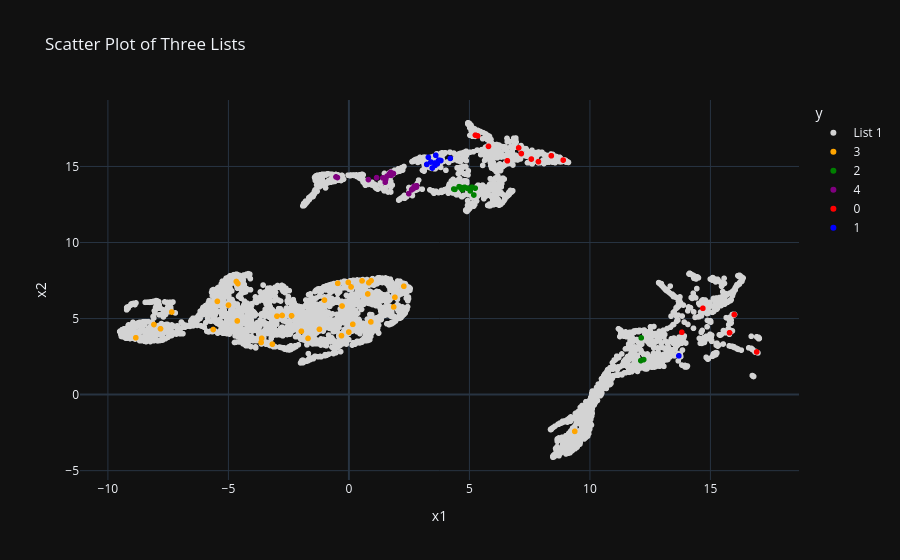

The notebook cell saved with this chart:
### Code cell
X = np.concatenate([X_unlabeled_umap, X_labeled_pre_umap])
# print(X.shape)
y = np.concatenate([y_unlabeled, y_labeled_pre])
# print(y.shape)
list_label = ['List 1'] * len(X_unlabeled_umap) + [str(i) for i in y_labeled_pre]
index_label = [i for i in range(len(X_unlabeled_umap))] + [i for i in range(len(X_labeled_pre_umap))] 


# 创建 DataFrame
df = pd.DataFrame({
    'x1': X[:,0],
    'x2': X[:,1],
    'y': list_label,
    'index_label': index_label
})

# 创建散点图
fig = px.scatter(
    df,
    x='x1',
    y='x2',
    color='y',  # 根据 x 列的值给点上色
    color_discrete_map=label_colors2,
    hover_name='index_label',  # 鼠标悬停时显示标签
    title='Scatter Plot of Three Lists'
)

# 显示图形
fig.show()

### Figure 1 — Plotly figure (JSON) as saved in the notebook; plotly's stock layout.template omitted (floating-point values rounded to 4 significant figures; data arrays with more than 128 entries replaced by an {"elided": "..."} marker saying what was removed)
{"data": [{"hovertemplate": "<b>%{hovertext}</b><br><br>y=List 1<br>x1=%{x}<br>x2=%{y}<extra></extra>", "hovertext": {"elided": "5773 float values"}, "legendgroup": "List 1", "marker": {"color": "lightgray", "symbol": "circle"}, "mode": "markers", "name": "List 1", "showlegend": true, "x": {"elided": "5773 float values"}, "xaxis": "x", "y": {"elided": "5773 float values"}, "yaxis": "y", "type": "scattergl"}, {"hovertemplate": "<b>%{hovertext}</b><br><br>y=3<br>x1=%{x}<br>x2=%{y}<extra></extra>", "hovertext": [0.0, 2.0, 5.0, 6.0, 8.0, 10.0, 11.0, 13.0, 14.0, 17.0, 18.0, 19.0, 21.0, 22.0, 23.0, 24.0, 25.0, 27.0, 28.0, 30.0, 32.0, 33.0, 37.0, 39.0, 40.0, 45.0, 46.0, 47.0, 48.0, 51.0, 53.0, 54.0, 55.0, 60.0, 65.0, 85.0], "legendgroup": "3", "marker": {"color": "orange", "symbol": "circle"}, "mode": "markers", "name": "3", "showlegend": true, "x": [-2.771, -1.696, -4.606, -4.67, 0.1607, -1.016, -1.223, -5.63, 0.9113, 0.7833, -1.973, -0.2849, -0.005323, -8.09, -8.842, -4.632, -0.463, 1.858, -3.62, -7.352, -4.996, -3.643, -5.457, -2.38, -3.176, -7.817, 0.8271, 0.9174, -2.986, -0.02443, -0.3081, 9.371, 0.5442, 1.909, 0.08819, 2.279], "xaxis": "x", "y": [5.203, 3.697, 7.3, 7.437, 4.622, 6.214, 4.291, 4.282, 4.781, 6.617, 4.167, 5.827, 4.112, 4.608, 3.739, 4.845, 7.316, 5.765, 3.7, 5.431, 5.887, 3.428, 6.13, 5.188, 3.318, 4.33, 7.358, 7.493, 5.159, 7.38, 3.878, -2.417, 7.479, 6.397, 7.079, 7.124], "yaxis": "y", "type": "scattergl"}, {"hovertemplate": "<b>%{hovertext}</b><br><br>y=2<br>x1=%{x}<br>x2=%{y}<extra></extra>", "hovertext": [1.0, 16.0, 29.0, 31.0, 42.0, 56.0, 57.0, 64.0, 72.0, 75.0, 78.0, 79.0, 91.0, 100.0, 104.0, 115.0], "legendgroup": "2", "marker": {"color": "green", "symbol": "circle"}, "mode": "markers", "name": "2", "showlegend": true, "x": [5.104, 4.798, 5.185, 5.034, 12.13, 12.23, 12.11, 4.895, 4.352, 4.66, 4.703, 4.807, 4.398, 4.572, 4.663, 5.24], "xaxis": "x", "y": [13.64, 13.63, 13.13, 13.39, 3.732, 2.302, 2.235, 13.58, 13.52, 13.56, 13.48, 13.62, 13.49, 13.67, 13.62, 13.57], "yaxis": "y", "type": "scattergl"}, {"hovertemplate": "<b>%{hovertext}</b><br><br>y=4<br>x1=%{x}<br>x2=%{y}<extra></extra>", "hovertext": [3.0, 4.0, 7.0, 15.0, 49.0, 58.0, 59.0, 61.0, 62.0, 66.0, 69.0, 70.0, 71.0, 73.0, 76.0, 77.0, 80.0, 86.0, 88.0, 92.0, 94.0, 95.0, 96.0, 97.0, 98.0, 99.0, 102.0, 103.0, 105.0, 107.0, 108.0, 109.0, 110.0, 111.0, 112.0, 114.0, 116.0, 117.0], "legendgroup": "4", "marker": {"color": "purple", "symbol": "circle"}, "mode": "markers", "name": "4", "showlegend": true, "x": [-0.4769, 2.483, 1.506, -0.5352, 1.732, 1.525, 2.749, 1.406, 1.754, 2.753, 2.719, 1.703, 1.66, 2.603, 1.149, 0.8094, 1.847, 1.841, 2.726, 1.577, 2.762, 2.776, 2.801, 2.729, 2.753, 2.773, 2.749, 2.766, 2.712, 2.816, 2.706, 1.678, 2.751, 2.671, 2.715, 2.665, 2.768, 2.623], "xaxis": "x", "y": [14.27, 13.21, 13.97, 14.31, 14.62, 14.16, 13.68, 14.25, 14.41, 13.62, 13.68, 14.44, 14.45, 13.47, 14.27, 14.14, 14.54, 14.52, 13.64, 14.36, 13.65, 13.69, 13.64, 13.63, 13.67, 13.72, 13.66, 13.68, 13.7, 13.73, 13.65, 14.51, 13.69, 13.55, 13.71, 13.53, 13.67, 13.52], "yaxis": "y", "type": "scattergl"}, {"hovertemplate": "<b>%{hovertext}</b><br><br>y=0<br>x1=%{x}<br>x2=%{y}<extra></extra>", "hovertext": [9.0, 12.0, 20.0, 26.0, 34.0, 35.0, 36.0, 38.0, 41.0, 44.0, 52.0, 63.0, 68.0, 81.0, 83.0], "legendgroup": "0", "marker": {"color": "red", "symbol": "circle"}, "mode": "markers", "name": "0", "showlegend": true, "x": [16.92, 7.043, 15.99, 7.57, 6.575, 7.865, 8.398, 14.69, 7.156, 15.79, 8.891, 5.791, 13.81, 5.249, 5.342], "xaxis": "x", "y": [2.803, 16.22, 5.263, 15.49, 15.38, 15.32, 15.71, 5.675, 15.85, 4.069, 15.42, 16.32, 4.099, 17.06, 17.01], "yaxis": "y", "type": "scattergl"}, {"hovertemplate": "<b>%{hovertext}</b><br><br>y=1<br>x1=%{x}<br>x2=%{y}<extra></extra>", "hovertext": [43.0, 50.0, 67.0, 74.0, 82.0, 84.0, 87.0, 89.0, 90.0, 93.0, 101.0, 106.0, 113.0], "legendgroup": "1", "marker": {"color": "blue", "symbol": "circle"}, "mode": "markers", "name": "1", "showlegend": true, "x": [13.69, 3.696, 3.666, 4.208, 3.46, 3.4, 3.298, 3.577, 3.815, 3.605, 3.733, 3.553, 3.23], "xaxis": "x", "y": [2.55, 15.33, 15.18, 15.53, 14.9, 15.29, 15.6, 15.07, 15.39, 15.73, 15.42, 15.22, 15.13], "yaxis": "y", "type": "scattergl"}], "layout": {"xaxis": {"anchor": "y", "domain": [0.0, 1.0], "title": {"text": "x1"}}, "yaxis": {"anchor": "x", "domain": [0.0, 1.0], "title": {"text": "x2"}}, "legend": {"title": {"text": "y"}, "tracegroupgap": 0}, "title": {"text": "Scatter Plot of Three Lists"}}}
